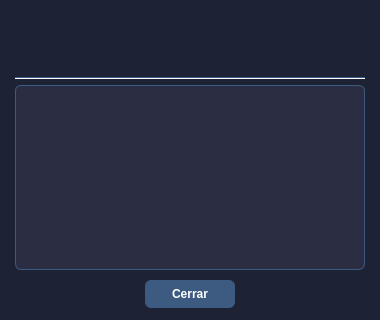
<?xml version="1.0" encoding="UTF-8"?>
<ui version="4.0">
 <class>DialogModos</class>
 <widget class="QDialog" name="DialogModos">
  <property name="geometry">
   <rect><x>0</x><y>0</y><width>380</width><height>320</height></rect>
  </property>
  <property name="windowTitle"><string>Modos de Juego</string></property>
  <property name="styleSheet">
   <string notr="true">background-color: #1e2235; color: white;</string>
  </property>

  <!-- Título -->
  <widget class="QLabel" name="DlgTitulo">
   <property name="geometry"><rect><x>15</x><y>15</y><width>350</width><height>30</height></rect></property>
   <property name="styleSheet"><string notr="true">color:#5EC9E0;font-size:16px;font-weight:bold;</string></property>
   <property name="text"><string></string></property>
   <property name="wordWrap"><bool>true</bool></property>
  </widget>

  <!-- Subtítulo -->
  <widget class="QLabel" name="DlgSubtitulo">
   <property name="geometry"><rect><x>15</x><y>50</y><width>350</width><height>22</height></rect></property>
   <property name="styleSheet"><string notr="true">color:#aaaaaa;font-size:12px;</string></property>
   <property name="text"><string></string></property>
  </widget>

  <!-- Separador -->
  <widget class="QFrame" name="DlgSeparador">
   <property name="geometry"><rect><x>15</x><y>77</y><width>350</width><height>2</height></rect></property>
   <property name="styleSheet"><string notr="true">background-color:#3d5a80;</string></property>
   <property name="frameShape"><enum>QFrame::HLine</enum></property>
  </widget>

  <!-- Descripción -->
  <widget class="QTextEdit" name="DlgDescripcion">
   <property name="geometry"><rect><x>15</x><y>85</y><width>350</width><height>185</height></rect></property>
   <property name="styleSheet"><string notr="true">QTextEdit{background-color:#2b2d42;color:white;border:1px solid #3d5a80;border-radius:6px;font-size:12px;padding:8px;}</string></property>
   <property name="readOnly"><bool>true</bool></property>
   <property name="plainText"><string></string></property>
  </widget>

  <!-- Botón cerrar -->
  <widget class="QPushButton" name="BtnCerrar">
   <property name="geometry"><rect><x>145</x><y>280</y><width>90</width><height>28</height></rect></property>
   <property name="styleSheet"><string notr="true">QPushButton{background-color:#3d5a80;color:white;border:none;border-radius:6px;font-size:12px;font-weight:bold;}QPushButton:hover{background-color:#2c4a70;}</string></property>
   <property name="text"><string>Cerrar</string></property>
  </widget>

 </widget>
 <resources/>
 <connections/>
</ui>
